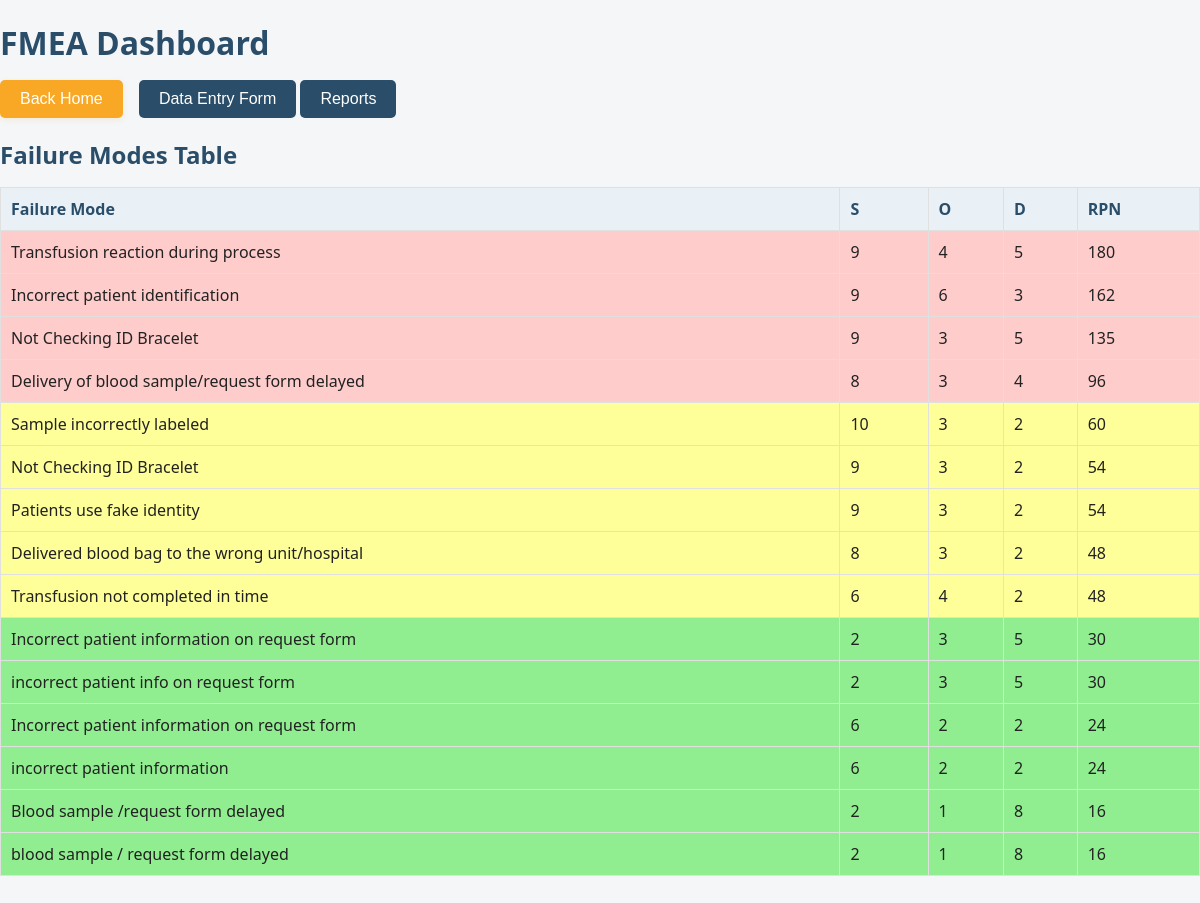
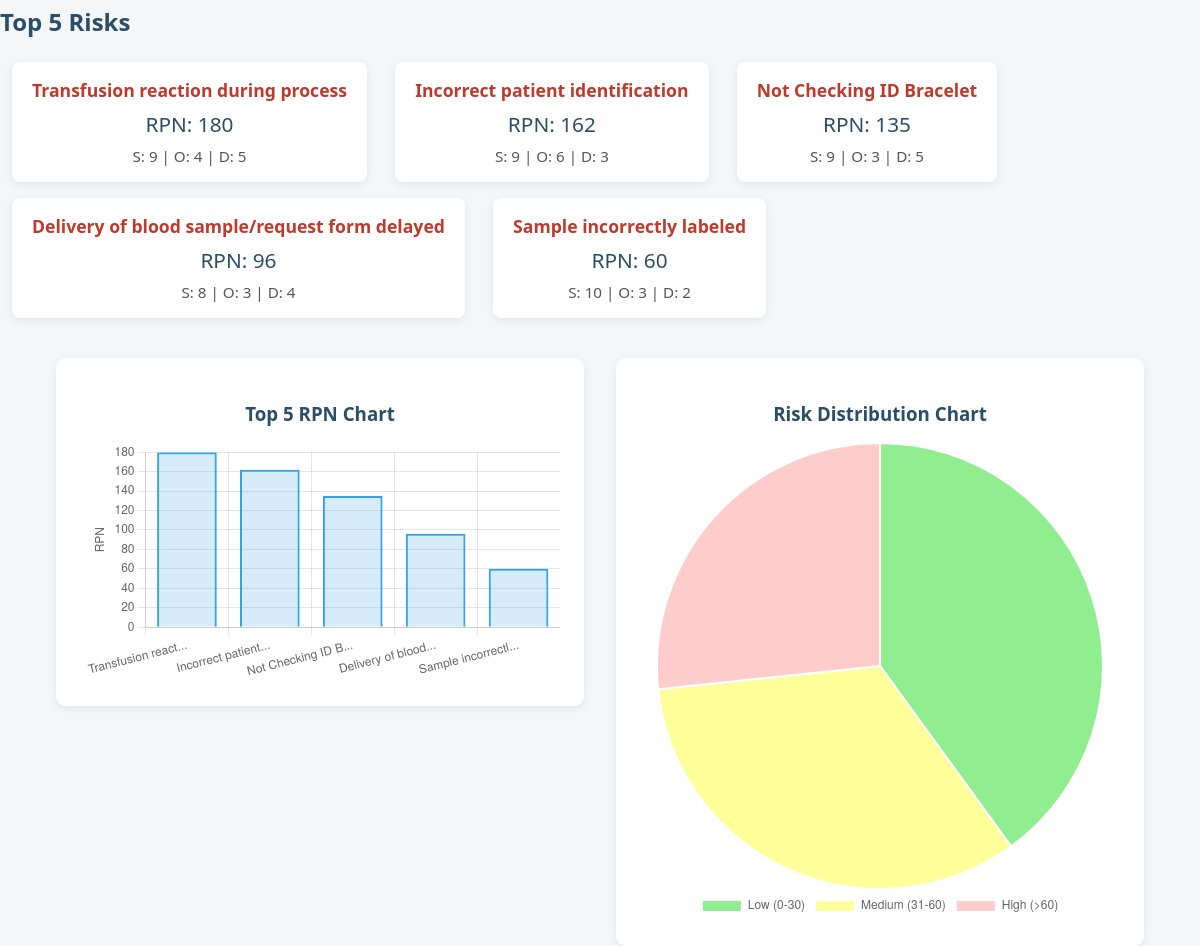
/dashboard, run on the app's committed database (2 pictures, top to bottom).
### tables this page shows
CREATE TABLE failure_modes
                 (id INTEGER PRIMARY KEY AUTOINCREMENT,
                  step TEXT,
                  failure_mode TEXT,
                  cause TEXT,
                  control TEXT,
                  s INTEGER,
                  o INTEGER,
                  d INTEGER,
                  rpn INTEGER);

### app.py (the view)
@app.route('/dashboard')
def dashboard():
    data = get_all_data()
    stats = get_stats(data)
    top_5 = sorted(data, key=lambda x: x['RPN'], reverse=True)[:5]
    risk_dist = {'Low (0-30)': len([d for d in data if d['RPN'] <= 30]),
                 'Medium (31-60)': len([d for d in data if 31 <= d['RPN'] <= 60]),
                 'High (>60)': len([d for d in data if d['RPN'] > 60])}
    return render_template('dashboard.html', data=data, stats=stats, top_5=top_5, risk_dist=risk_dist)

### app.py (called while the page is built)
def get_all_data():
    conn = sqlite3.connect('fmea.db')
    c = conn.cursor()
    c.execute('SELECT id, step, failure_mode, cause, control, s, o, d, rpn FROM failure_modes ORDER BY rpn DESC')
    rows = c.fetchall()
    data = [{
        'id': row[0],
        'Step': row[1],
        'Failure Mode': row[2],
        'Cause': row[3],
        'Control': row[4],
        'S': row[5],
        'O': row[6],
        'D': row[7],
        'RPN': row[8]
    } for row in rows]
    conn.close()
    return data

def get_stats(data):
    if not data:
        return {'average': 0, 'max': 0, 'min': 0, 'high_risk': 0}
    df = pd.DataFrame(data)
    avg_rpn = df['RPN'].mean()
    max_rpn = df['RPN'].max()
    min_rpn = df['RPN'].min()
    high_risk = len(df[df['RPN'] > 60])
    return {'average': round(avg_rpn, 2), 'max': max_rpn, 'min': min_rpn, 'high_risk': high_risk}

### templates/dashboard.html (shortened to what this page needs)
<!DOCTYPE html>
<html lang="en">
<head>
    <link rel="stylesheet" href="/static/style.css">
</head>
<body>
    <h1>FMEA Dashboard</h1>
    <div style="margin-bottom: 16px;">
        <a href="/home"><button class="back-home-btn">Back Home</button></a>
        <a href="/form"><button>Data Entry Form</button></a>
        <a href="/reports"><button>Reports</button></a>
    </div>
    <h2>Failure Modes Table</h2>
    <table>
        <tr>
            <th>Failure Mode</th>
            <th>S</th>
            <th>O</th>
            <th>D</th>
            <th>RPN</th>
        </tr>
        {% for mode in data %}
        <tr style="background-color: {% if mode['RPN'] <= 30 %}#90ee90{% elif mode['RPN'] <= 60 %}#ffff99{% else %}#ffcccc{% endif %};">
            <td>{{ mode['Failure Mode'] }}</td>
            <td>{{ mode['S'] }}</td>
            <td>{{ mode['O'] }}</td>
            <td>{{ mode['D'] }}</td>
            <td>{{ mode['RPN'] }}</td>
        </tr>
        {% endfor %}
    </table>
    <h2 style="margin-top:32px;">Top 5 Risks</h2>
    <div class="top5-container">
        {% for mode in top_5 %}
        <div class="top5-card" style="display:inline-block;vertical-align:top;margin:8px 12px;padding:16px 20px;background:#fff;border-radius:8px;box-shadow:0 2px 8px rgba(0,0,0,0.08);min-width:160px;text-align:center;">
            <div style="font-size:1.1em;font-weight:600;color:#c0392b;">{{ mode['Failure Mode'] }}</div>
            <div style="margin:8px 0;font-size:1.3em;color:#2a4d69;">RPN: {{ mode['RPN'] }}</div>
            <div style="font-size:0.95em;color:#555;">S: {{ mode['S'] }} | O: {{ mode['O'] }} | D: {{ mode['D'] }}</div>
        </div>
        {% endfor %}
    </div>
    <div class="chart-row" style="display:flex;flex-wrap:wrap;gap:32px;margin-top:32px;justify-content:center;align-items:flex-start;">
        <div class="chart-container" style="flex:1;min-width:320px;max-width:480px;background:#fff;padding:24px;border-radius:10px;box-shadow:0 2px 8px rgba(0,0,0,0.08);">
            <h3 style="text-align:center;">Top 5 RPN Chart</h3>
            <canvas id="top5Chart"></canvas>
        </div>
        <div class="chart-container" style="flex:1;min-width:320px;max-width:480px;background:#fff;padding:24px;border-radius:10px;box-shadow:0 2px 8px rgba(0,0,0,0.08);">
            <h3 style="text-align:center;">Risk Distribution Chart</h3>
            <canvas id="riskChart"></canvas>
        </div>
    </div>
    <script>
        // Prepare JSON-safe arrays for charts
        const top5Labels = {{ top_5 | map(attribute='Failure Mode') | list | tojson | safe }};
        // truncate labels to 20 chars for display
        const top5LabelsShort = top5Labels.map(l => (typeof l === 'string' && l.length > 20) ? l.slice(0, 17) + '...' : l);
        const top5Data = {{ top_5 | map(attribute='RPN') | list | tojson | safe }};
        const top5Ctx = document.getElementById('top5Chart').getContext('2d');
        new Chart(top5Ctx, {
            type: 'bar',
            data: {
                labels: top5LabelsShort,
                datasets: [{
                    label: 'Top 5 RPN',
                    data: top5Data,
                    backgroundColor: 'rgba(54, 162, 235, 0.2)',
                    borderColor: 'rgba(54, 162, 235, 1)',
                    borderWidth: 2
                }]
            },
            options: {
                responsive: true,
                plugins: { legend: { display: false } },
                scales: { y: { beginAtZero: true, title: { display: true, text: 'RPN' } } }
            }
        });
        const riskDist = {{ risk_dist | tojson | safe }};
        const riskCtx = document.getElementById('riskChart').getContext('2d');
        new Chart(riskCtx, {
            type: 'pie',
            data: {
                labels: ['Low (0-30)', 'Medium (31-60)', 'High (>60)'],
                datasets: [{
                    data: [riskDist['Low (0-30)'] || 0, riskDist['Medium (31-60)'] || 0, riskDist['High (>60)'] || 0],
                    backgroundColor: ['#90ee90', '#ffff99', '#ffcccc']
                }]
            },
            options: {
                responsive: true,
                plugins: { legend: { position: 'bottom' } }
            }
        });
    </script>
</body>
</html>

### static/style.css (style rules this page uses)
.back-home-btn { background: #f9a825; color: #fff; border: none; border-radius: 5px; padding: 10px 20px; font-size: 1rem; cursor: pointer; margin-right: 12px; box-shadow: 0 2px 6px rgba(249,168,37,0.15); transition: background 0.2s; }
body { font-family: 'Segoe UI', Arial, sans-serif; background: #f4f6f8; margin: 0; padding: 0; color: #222; }
h1, h2, h3 { color: #2a4d69; margin-bottom: 16px; }
button, input[type="submit"] { background: #2a4d69; color: #fff; border: none; border-radius: 5px; padding: 10px 20px; font-size: 1rem; cursor: pointer; transition: background 0.2s; }
table { width: 100%; border-collapse: collapse; margin-bottom: 24px; }
table th, table td { border: 1px solid #e0e0e0; padding: 10px; text-align: left; }
table th { background: #e9f1f7; color: #2a4d69; }

### data on the page
failure_modes: failure_mode "Transfusion reaction during process", S "9", O "4", D "5", RPN "180"
failure_modes: failure_mode "Incorrect patient identification", S "9", O "6", D "3", RPN "162"
failure_modes: failure_mode "Not Checking ID Bracelet", S "9", O "3", D "5", RPN "135"
failure_modes: failure_mode "Delivery of blood sample/request form delayed", S "8", O "3", D "4", RPN "96"
failure_modes: failure_mode "Sample incorrectly labeled", S "10", O "3", D "2", RPN "60"
failure_modes: failure_mode "Not Checking ID Bracelet", S "9", O "3", D "2", RPN "54"
failure_modes: failure_mode "Patients use fake identity", S "9", O "3", D "2", RPN "54"
failure_modes: failure_mode "Delivered blood bag to the wrong unit/hospital", S "8", O "3", D "2", RPN "48"
failure_modes: failure_mode "Transfusion not completed in time", S "6", O "4", D "2", RPN "48"
failure_modes: failure_mode "Incorrect patient information on request form", S "2", O "3", D "5", RPN "30"
failure_modes: failure_mode "incorrect patient info on request form", S "2", O "3", D "5", RPN "30"
failure_modes: failure_mode "Incorrect patient information on request form", S "6", O "2", D "2", RPN "24"
failure_modes: failure_mode "incorrect patient information", S "6", O "2", D "2", RPN "24"
failure_modes: failure_mode "Blood sample /request form delayed", S "2", O "1", D "8", RPN "16"
failure_modes: failure_mode "blood sample / request form delayed", S "2", O "1", D "8", RPN "16"

### other printed values
chart data {{ top_5 | map(attribute='RPN') | list | tojson | safe }} [180, 162, 135, 96, 60]
